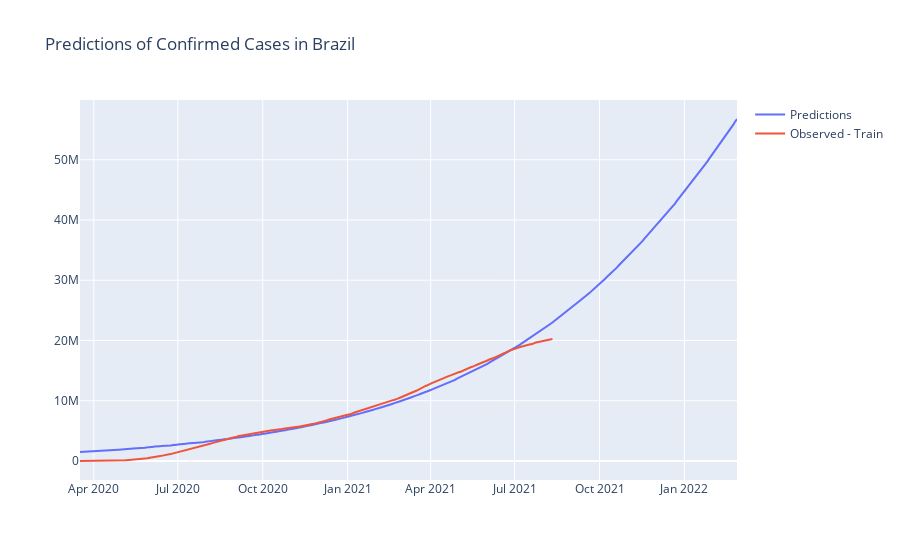

This figure's notebook cell:
### Code cell
fig = go.Figure()

fig.add_trace(go.Scatter(x=forecast.ds, y=forecast.yhat, name='Predictions'))
#fig.add_trace(go.Scatter(x=test.index, y=test, name='Observed - Test'))
fig.add_trace(go.Scatter(x=train.ds, y=train.y, name='Observed - Train'))
fig.update_layout(title='Predictions of Confirmed Cases in Brazil')
fig.show()

### Figure 1 — Plotly figure (JSON) as saved in the notebook; plotly's stock layout.template omitted (floating-point values rounded to 4 significant figures; data arrays with more than 128 entries replaced by an {"elided": "..."} marker saying what was removed)
{"data": [{"name": "Predictions", "type": "scatter", "x": {"elided": "713 str values"}, "y": {"elided": "713 float values"}}, {"name": "Observed - Train", "type": "scatter", "x": {"elided": "513 str values"}, "y": {"elided": "513 int values"}}], "layout": {"title": {"text": "Predictions of Confirmed Cases in Brazil"}}}
